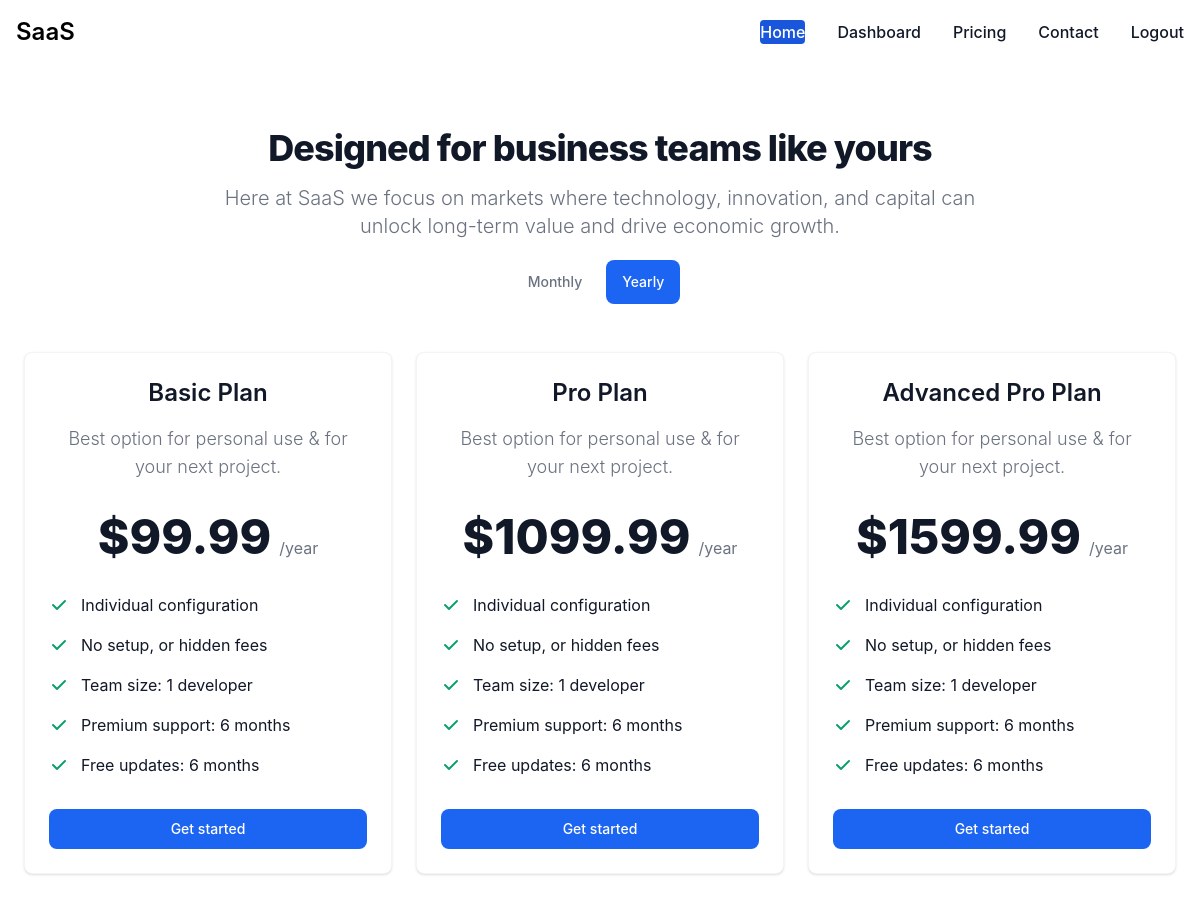
The app's page /pricing/year/ (signed in) with its own data.
### subscriptions/models.py (models this page shows, shortened)
class SubscriptionPrice(models.Model):
    class IntervalChoices(models.TextChoices):
        MONTHLY = "month", "Monthly"
        YEARLY = "year", "Yearly"
    subscription = models.ForeignKey(Subscription, on_delete=models.SET_NULL, null=True)
    stripe_id = models.CharField(max_length=120, blank=True, null=True)
    interval = models.CharField(max_length=120,
                                default= IntervalChoices.MONTHLY,
                                choices=IntervalChoices.choices
                            )
    price = models.DecimalField(decimal_places=2, max_digits=10, default=99.99)
    order = models.IntegerField(default=-1, help_text="Ordering on Django pricing page")
    featured = models.BooleanField(default=True, help_text="Featured on Django pricing page")
    updated = models.DateTimeField(auto_now=True)
    timestamp = models.DateTimeField(auto_now_add=True)
    class Meta:
        ordering = ["subscription__order", "order", "featured", "-updated"]
    def get_checkout_url(self):
        return reverse("sub-price-checkout", kwargs={"price_id": self.id})
    @property
    def display_features_list(self):
        if not self.subscription:
            return []
        return self.subscription.get_features_as_list()
    @property
    def display_sub_name(self):
        if not self.subscription:
            return "Plan"
        return self.subscription.name
    @property
    def display_sub_subtitle(self):
        if not self.subscription:
            return "Plan"
        return self.subscription.subtitle

class Subscription(models.Model):
    name = models.CharField(max_length=120)
    subtitle = models.TextField(blank=True, null=True)
    active = models.BooleanField(default=True)
    groups = models.ManyToManyField(Group)
    permissions = models.ManyToManyField(Permission,
    limit_choices_to={"content_type__app_label": "subscriptions", "codename__in": [x[0]for x in SUBSCRIPTION_PERMISSIONS]})
    stripe_id = models.CharField(max_length=120, blank=True, null=True)
    order = models.IntegerField(default=-1, help_text="Ordering on Django pricing page")
    featured = models.BooleanField(default=True, help_text="Featured on Django pricing page")
    updated = models.DateTimeField(auto_now=True)
    timestamp = models.DateTimeField(auto_now_add=True)
    features = models.TextField(help_text="Features for pricing, seperated by new line", blank=True, null=True)
    class Meta:
        ordering = ["order", "featured", "-updated"]
        permissions = SUBSCRIPTION_PERMISSIONS
    def get_features_as_list(self):
        if not self.features:
            return []
        return [x.strip() for x in self.features.split("\n")]

### subscriptions/views.py (the view)
# urls.py: path('pricing/', subscription_views.subscription_price_view, name='pricing'),
def subscription_price_view(request, interval="month"):
    qs = SubscriptionPrice.objects.filter(featured=True)
    inv_mo = SubscriptionPrice.IntervalChoices.MONTHLY
    inv_yr = SubscriptionPrice.IntervalChoices.YEARLY
    object_list = qs.filter(interval = inv_mo)
    url_path_name = "pricing_interval"
    mo_url = reverse(url_path_name, kwargs={"interval": inv_mo})
    yr_url = reverse(url_path_name, kwargs={"interval": inv_yr})
    active = inv_mo
    if interval == inv_yr:
        active = inv_yr
        object_list = qs.filter(interval = inv_yr)
    return render(request, "subscriptions/pricing.html", {
        "object_list": object_list,
        "mo_url": mo_url,
        "yr_url": yr_url,
        "active": active,
    })

### templates/subscriptions/pricing.html
{% extends 'base.html' %}
{% block content %}
<section class="bg-white dark:bg-gray-900">
    <div class="py-8 px-4 mx-auto max-w-screen-xl lg:py-16 lg:px-6">
        <div class="mx-auto max-w-screen-md text-center mb-8 lg:mb-12">
            <h2 class="mb-4 text-4xl tracking-tight font-extrabold text-gray-900 dark:text-white">Designed for business teams like yours</h2>
            <p class="mb-5 font-light text-gray-500 sm:text-xl dark:text-gray-400">Here at SaaS we focus on markets where technology, innovation, and capital can unlock long-term value and drive economic growth.</p>
            <div class="flex justify-center">
                <ul class="flex flex-wrap text-sm font-medium text-center text-gray-500 dark:text-gray-400">
                    <li class="me-2">
                        <a href="{{ mo_url }}" class="{% if active == 'month' %} inline-block px-4 py-3 text-white bg-blue-600 rounded-lg active {% else %} inline-block px-4 py-3 rounded-lg hover:text-gray-900 hover:bg-gray-100 dark:hover:bg-gray-800 dark:hover:text-white{% endif %}" aria-current="page">Monthly</a>
                    </li>
                    <li class="me-2">
                        <a href="{{ yr_url }}"  class="{% if active == 'year' %} inline-block px-4 py-3 text-white bg-blue-600 rounded-lg active {% else %}inline-block px-4 py-3 rounded-lg hover:text-gray-900 hover:bg-gray-100 dark:hover:bg-gray-800 dark:hover:text-white{% endif %}">Yearly</a>
                    </li>
                </ul>
            </div>
        </div>
        <div class="space-y-8 md:space-y-0 lg:grid lg:grid-cols-3 sm:gap-6 xl:gap-10 lg:space-y-0">
            {% for price_obj in object_list %}
                {% include 'subscriptions/snippet/pricing-card.html' with object=price_obj %}
            {% endfor %}
        </div>
    </div>
  </section>
{% endblock %}

### templates/subscriptions/snippet/pricing-card.html (shortened to what this page needs)
<div class="flex flex-col p-6 mx-auto max-w-lg text-center text-gray-900 bg-white rounded-lg border border-gray-100 shadow dark:border-gray-600 xl:p-8 dark:bg-gray-800 dark:text-white">
    <h3 class="mb-4 text-2xl font-semibold">{{ object.display_sub_name }}</h3>
    {% if object.display_sub_subtitle %}
    <p class="font-light text-gray-500 sm:text-lg dark:text-gray-400">{{object.display_sub_subtitle}}</p>
    {% endif %}
    <div class="flex justify-center items-baseline my-8">
        <span class="mr-2 text-5xl font-extrabold">${{object.price}}</span>
        <span class="text-gray-500 dark:text-gray-400">/{{object.interval}}</span>
    </div>
    <ul role="list" class="mb-8 space-y-4 text-left">
        {% for features in  object.display_features_list %}
        <li class="flex items-center space-x-3">
            <span>{{ features }}</span>
        </li>
        {% endfor %}
    </ul>
    <a href="{{ object.get_checkout_url }}" class="text-white bg-blue-600 hover:bg-blue-700 focus:ring-4 focus:ring-blue-200 font-medium rounded-lg text-sm px-5 py-2.5 text-center dark:text-white  dark:focus:ring-blue-900">Get started</a>
</div>

### records on screen
SubscriptionPrice: display_sub_name "Basic Plan", display_sub_subtitle "Best option for personal use & for your next project.", price "99.99", interval "year", display_features_list "Individual configuration" "No setup, or hidden fees" "Team size: 1 developer" "Premium support: 6 months" "Free updates: 6 months"
SubscriptionPrice: display_sub_name "Pro Plan", display_sub_subtitle "Best option for personal use & for your next project.", price "1099.99", interval "year", display_features_list "Individual configuration" "No setup, or hidden fees" "Team size: 1 developer" "Premium support: 6 months" "Free updates: 6 months"
SubscriptionPrice: display_sub_name "Advanced Pro Plan", display_sub_subtitle "Best option for personal use & for your next project.", price "1599.99", interval "year", display_features_list "Individual configuration" "No setup, or hidden fees" "Team size: 1 developer" "Premium support: 6 months" "Free updates: 6 months"
